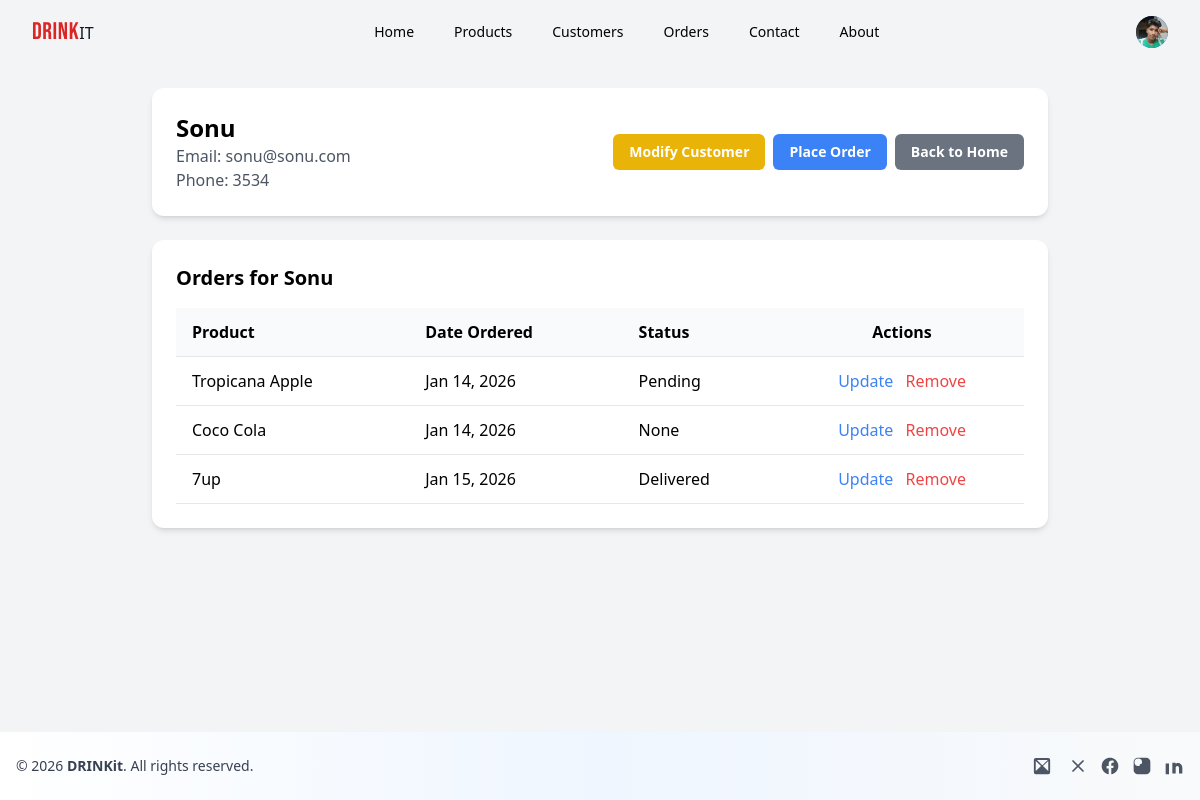
The page /customer/2/ (signed in) on the database its author committed.
### demo/models.py (models this page shows, shortened)
class customer(models.Model):
    user = models.OneToOneField(User, null=True, blank=True, on_delete=models.CASCADE)
    profile_pic = models.ImageField(default="profile.jpg", null=True, blank=True)
    name = models.CharField(max_length=200, null=True)
    phone = models.CharField(max_length=200, null=True)
    email = models.EmailField(max_length=200, null=True)
    date_created = models.DateTimeField(auto_now_add=True, null=True)

class order(models.Model):
    STATUS = (
        ('Pending', 'Pending'),
        ('Out for delivery', 'Out for delivery'),
        ('Delivered', 'Delivered'),
    )
    customer = models.ForeignKey(customer, null=True, blank=True, on_delete=models.SET_NULL)
    product = models.ForeignKey(product, null=True, blank=True, on_delete=models.SET_NULL)
    quantity = models.CharField(max_length=200, null=True,default="1")
    date_created = models.DateTimeField(auto_now_add=True, null=True)
    status = models.CharField(max_length=200, null=True, blank=True, choices=STATUS)

class product(models.Model):
    CATEGORY = (
    ('carbonated', 'Carbonated Drinks'),
    ('juice', 'Natural Juices'),
    ('water', 'Bottled Water'),
    ('energy', 'Energy Drinks'),
)
    category = models.CharField(max_length=200, null=True, choices=CATEGORY)
    company = models.ManyToManyField(company, blank=True)
    name = models.CharField(max_length=200, null=True)
    price = models.FloatField(null=True)
    litre = models.CharField(max_length=200, null=True, blank=True)
    image = models.ImageField(null=True, blank=True, default='defualt.jpeg')
    date_created = models.DateTimeField(auto_now_add=True, null=True)

### demo/decorators.py (the view)
        def wrapper_func(request, *args, **kwargs):
            group=None
            if request.user.groups.exists():
                group=request.user.groups.all()[0].name
            if group in allowed_roles or request.user.is_staff:
                return view_func(request, *args, **kwargs)
            else:
                return HttpResponse('You are not authorized to view this page')

### demo/views.py (called while the page is built)
@login_required(login_url='login')
@allowed_users(allowed_roles=['admin'])
def customer(request, pk):
    cst = get_object_or_404(models.customer, id=pk)
    orders = cst.order_set.all()
    context = {
        'cst': cst,
        'orders': orders,
    }
    return render(request, 'demo/customer.html', context)

### demo/templates/demo/customer.html (shortened to what this page needs)
{% load static%}
<!DOCTYPE html>
<html lang="en">
<head>
    <script src="https://cdn.tailwindcss.com"></script>
</head>
<body class="bg-gray-100 animate-fade-in-up flex flex-col min-h-screen">
    {% include 'demo/navbar.html' %}
    <div class="p-4 md:p-6 flex-grow">
    <div class="max-w-4xl mx-auto">
        <div class="bg-white p-6 rounded-xl shadow-md mb-6">
            <div class="flex flex-col sm:flex-row justify-between items-start sm:items-center gap-4">
                <div>
                    <h1 class="text-2xl font-bold">{{ cst.name }}</h1>
                    <p class="text-gray-600">Email: {{ cst.email }}</p>
                    <p class="text-gray-600">Phone: {{ cst.phone }}</p>
                </div>
                <div class="flex items-center gap-2">
                    <a href="{% url 'update_customer' cst.id %}?next={{ request.path }}" class="bg-yellow-500 text-white px-4 py-2 rounded-md hover:bg-yellow-600 text-sm font-semibold">Modify Customer</a>
                    <a href="{% url 'create_order_bulk' cst.id %}?next={{ request.path }}" class="bg-blue-500 text-white px-4 py-2 rounded-md hover:bg-blue-600 text-sm font-semibold">Place Order</a>
                    <a href="{% url 'home' %}" class="bg-gray-500 text-white px-4 py-2 rounded-md hover:bg-gray-600 text-sm font-semibold">Back to Home</a>
                </div>
            </div>
        </div>
        <div class="bg-white p-6 rounded-xl shadow-md">
            <div class="flex justify-between items-center mb-4">
                <h2 class="text-xl font-bold">Orders for {{ cst.name }}</h2>
            </div>
            <div class="overflow-x-auto">
                <table class="w-full text-left">
                    <thead>
                        <tr class="border-b bg-gray-50">
                            <th class="py-3 px-4">Product</th>
                            <th class="py-3 px-4">Date Ordered</th>
                            <th class="py-3 px-4">Status</th>
                            <th class="py-3 px-4 text-center">Actions</th>
                        </tr>
                    </thead>
                    <tbody>
                        {% for order in orders %}
                        <tr class="border-b hover:bg-gray-50">
                            <td class="py-3 px-4">{{ order.product.name }}</td>
                            <td class="py-3 px-4">{{ order.date_created|date:"M d, Y" }}</td>
                            <td class="py-3 px-4">{{ order.status }}</td>
                            <td class="py-3 px-4 text-center space-x-2">
                                <a href="{% url 'update_order' order.id %}?next={{ request.path }}" class="text-blue-500 hover:underline">Update</a>
                                <a href="{% url 'delete_order' order.id %}?next={{ request.path }}" class="text-red-500 hover:underline">Remove</a>
                            </td>
                        </tr>
                        {% empty %}
                        <tr>
                            <td colspan="4" class="py-6 text-center text-gray-500">This customer has no orders.</td>
                        </tr>
                        {% endfor %}
                    </tbody>
                </table>
            </div>
        </div>
    </div>
    </div>
    {% include 'demo/footer.html' %}
</body>
</html>

### demo/templates/demo/navbar.html (shortened to what this page needs)
{% load static %}
<script src="https://cdn.tailwindcss.com"></script>
<nav class="bg-transparent text-black ">
    <div class="max-w-7xl mx-auto px-4 sm:px-6 lg:px-8">
        <div class="flex items-center justify-between h-16">
            <div class="flex-shrink-0 flex items-center">
                {% if request.user.is_superuser %}
                 <a href="{% url 'home' %}" class=" hover:text-red-300 hover:scale-105 transition">
                    <div><span class="text-2xl font-['Bebas_Neue'] tracking-wide text-red-600 mb-5 animate-fade-in-up ">DRINK</span><span class="text-gray-900">IT</span></div></a>
                {% else %}
                 <a href="{% url 'user_home' %}" class=" hover:text-red-300 hover:scale-105 transition">
                    <div><span class="text-2xl font-['Bebas_Neue'] tracking-wide text-red-600 mb-5 animate-fade-in-up ">DRINK</span><span class="text-gray-900">IT</span></div></a>
                {% endif %}
            </div>
            <div class="hidden md:block">
                {% if request.user.is_superuser %}
                  <div class="ml-10 flex items-baseline space-x-4">
                    <a href="{% url 'home' %}" class="px-3 py-2 rounded-md text-sm font-medium text-black hover:scale-105 transition">Home</a>
                    <a href="{% url 'products' %}" class="px-3 py-2 rounded-md text-sm font-medium text-black hover:scale-105 transition">Products</a>
                    <a href="{% url 'all_customers' %}" class="px-3 py-2 rounded-md text-sm font-medium text-black hover:scale-105 transition">Customers</a>
                    <a href="{% url 'all_orders' %}" class="px-3 py-2 rounded-md text-sm font-medium text-black hover:scale-105 transition">Orders</a>
                    <a href="#footer" class="px-3 py-2 rounded-md text-sm font-medium text-black hover:scale-105 transition">Contact</a>
                    <a href="{% url 'about' %}" class="px-3 py-2 rounded-md text-sm font-medium text-black hover:scale-105 transition">About</a>
                  </div>
                {% endif %}
            </div>
            <div class="flex items-center">
                <div class="hidden md:block ml-4">
                    {% if request.user.is_authenticated %}
                    <div class="relative">
                        <button onclick="document.getElementById('user-menu-dropdown').classList.toggle('hidden')" class="flex items-center max-w-xs bg-transparent rounded-full focus:outline-none focus:ring-2 focus:ring-offset-2 focus:ring-offset-transparent focus:ring-gray-300">
                            <div class="h-8 w-8 rounded-full bg-blue-600 flex items-center justify-center text-white font-bold overflow-hidden">
                                {% if request.user.customer and request.user.customer.profile_pic %}
                                    <img class="h-full w-full object-cover" src="{{ request.user.customer.profile_pic.url }}" alt="Profile">
                                {% else %}
                                    {{ request.user.username|slice:":1"|upper }}
                                {% endif %}
                            </div>
                        </button>
                    </div>
                    {% else %}
                    <a href="{% url 'login' %}" class="bg-blue-500 text-white px-4 py-2 rounded-md hover:bg-blue-600 text-sm font-semibold">Login</a>
                    {% endif %}
                </div>
            </div>
        </div>
    </div>
</nav>

### rows shown on the page
customer: name "Sonu", email "sonu@sonu.com", phone "3534"
order: product.name "Tropicana Apple", date_created "Jan 14, 2026", status "Pending"
order: product.name "Coco Cola", date_created "Jan 14, 2026", status "None"
order: product.name "7up", date_created "Jan 15, 2026", status "Delivered"
